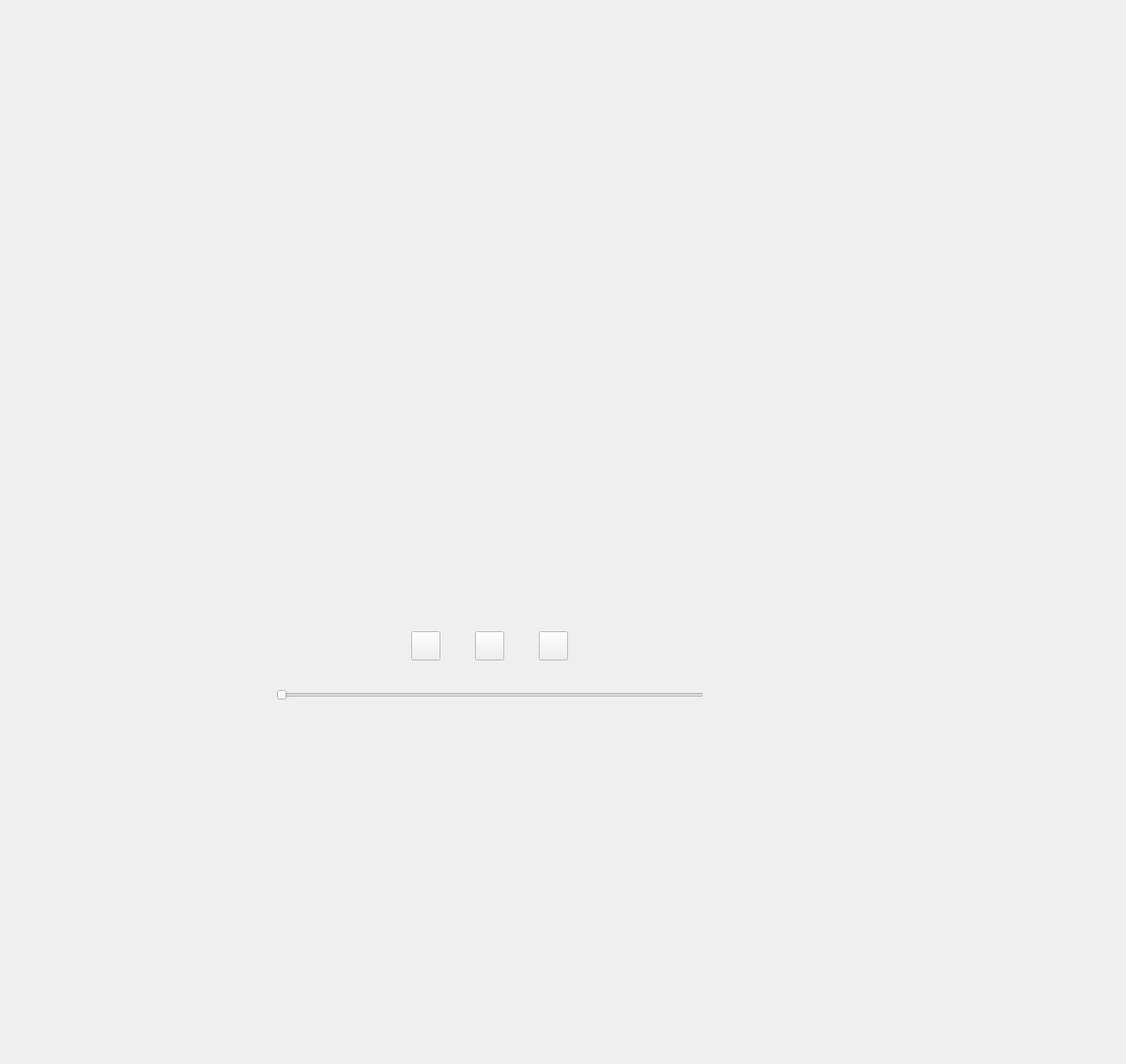
<?xml version="1.0" encoding="UTF-8"?>
<ui version="4.0">
 <class>musPlayer</class>
 <widget class="QWidget" name="musPlayer">
  <property name="geometry">
   <rect>
    <x>0</x>
    <y>0</y>
    <width>1588</width>
    <height>1500</height>
   </rect>
  </property>
  <property name="windowTitle">
   <string>Form</string>
  </property>
  <widget class="QWidget" name="widget" native="true">
   <property name="geometry">
    <rect>
     <x>40</x>
     <y>850</y>
     <width>951</width>
     <height>231</height>
    </rect>
   </property>
   <widget class="QPushButton" name="btnNext">
    <property name="geometry">
     <rect>
      <x>720</x>
      <y>40</y>
      <width>41</width>
      <height>41</height>
     </rect>
    </property>
    <property name="text">
     <string/>
    </property>
   </widget>
   <widget class="QSlider" name="progressSlider">
    <property name="geometry">
     <rect>
      <x>350</x>
      <y>120</y>
      <width>621</width>
      <height>20</height>
     </rect>
    </property>
    <property name="orientation">
     <enum>Qt::Horizontal</enum>
    </property>
   </widget>
   <widget class="QPushButton" name="btnLast">
    <property name="geometry">
     <rect>
      <x>540</x>
      <y>40</y>
      <width>41</width>
      <height>41</height>
     </rect>
    </property>
    <property name="text">
     <string/>
    </property>
   </widget>
   <widget class="QPushButton" name="btnBegin">
    <property name="geometry">
     <rect>
      <x>630</x>
      <y>40</y>
      <width>41</width>
      <height>41</height>
     </rect>
    </property>
    <property name="text">
     <string/>
    </property>
   </widget>
  </widget>
 </widget>
 <resources/>
 <connections/>
</ui>
